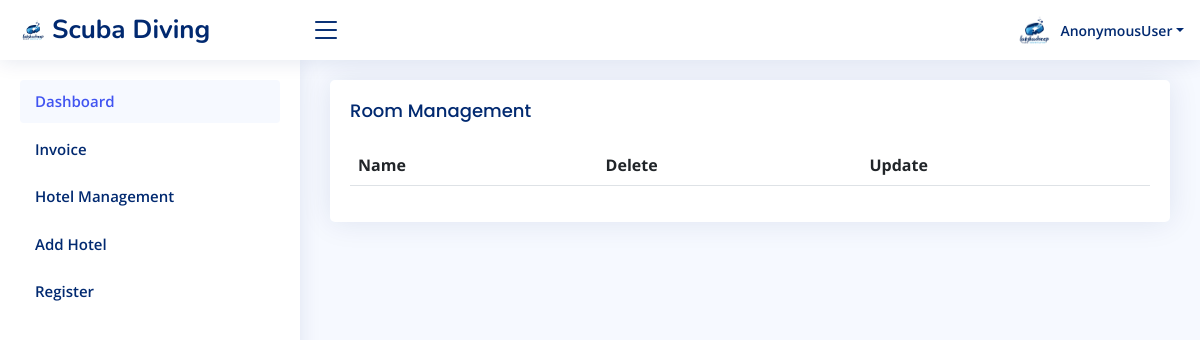
Page /dashboard/room_rdu on the earlier database version.
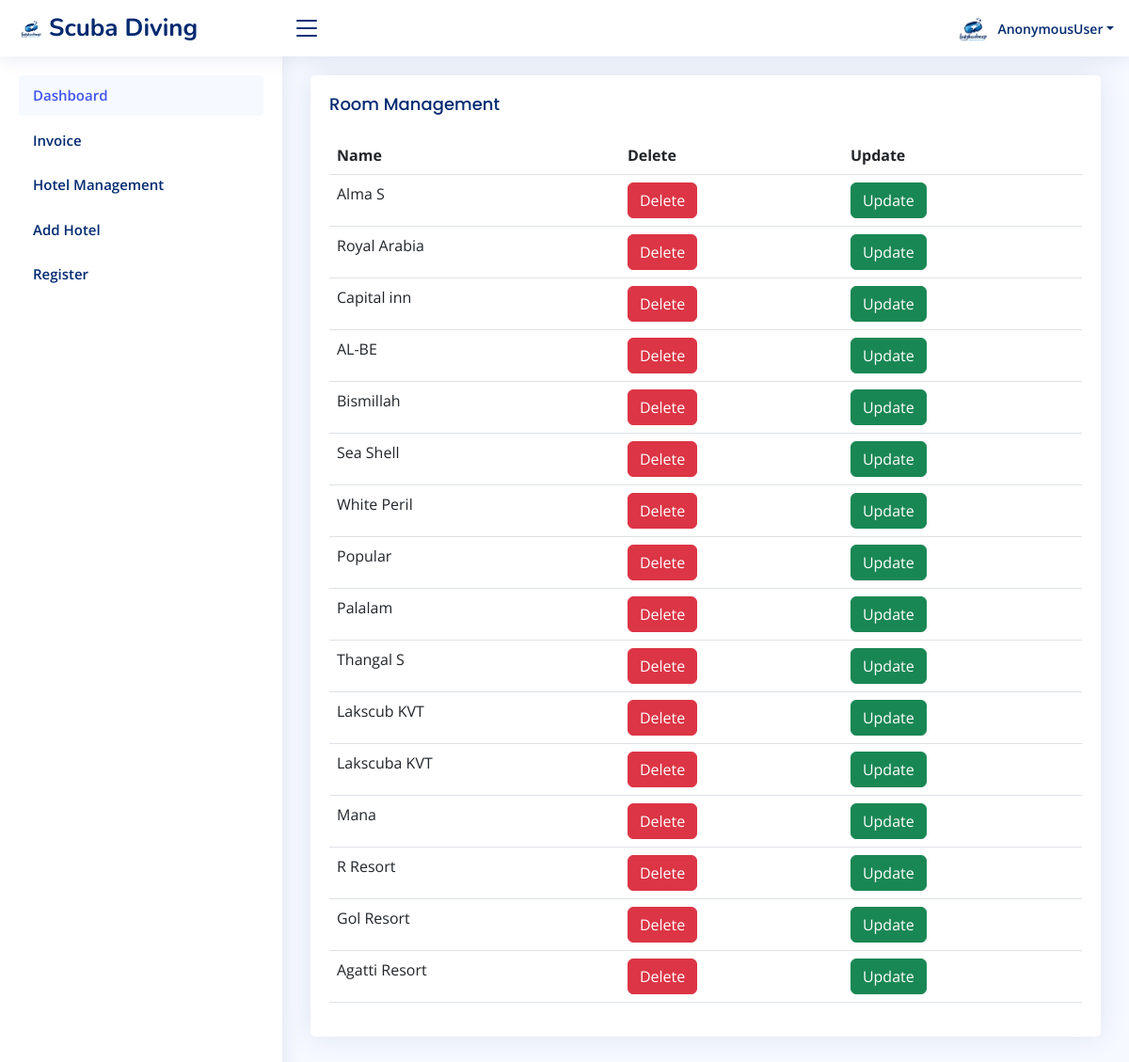
Same page on the later database version.
### applicantform/models.py (models this page shows, shortened)
class HotelManage(models.Model):
    hotelname = models.CharField(max_length=100)

### dashboard/views.py (the view)
# urls.py: path('room_rdu',views.room_rdu,name='room_rdu'),
def room_rdu(request):
    room_details = HotelManage.objects.all()
    return render(request,'room/room_rdu.html',{'room_details':room_details})

### dashboard/templates/room/room_rdu.html (shortened to what this page needs)
{% extends 'adminbase.html' %}
{% load static  %}
{% block content %}
<main id="main" class="main">
    <div class="card">
        <div class="card-body">
            <h5 class="card-title">Room Management</h5>
            <table class="table">
                <thead>
                    <tr>
                        <th scope="col">Name</th>
                        <th scope="col">Delete</th>
                        <th scope="col">Update</th>
                    </tr>
                </thead>
                <tbody>
                    {% for i in room_details %}
                    <tr>
                        <td>{{ i.hotelname }}</td>
                        <td><a type="button" class="btn btn-danger" data-toggle="modal" data-target="#exampleModal">Delete</a></td>
                        <td><a href="{% url 'room_update' i.id %}" type="button" class="btn btn-success">Update</a></td>
                    </tr>
                    {% endfor %}
                </tbody>
            </table>
        </div>
    </div>
</main>
{% endblock %}

Differences in the rows shown:
added HotelManage: hotelname "Alma S"
added HotelManage: hotelname "Royal Arabia"
added HotelManage: hotelname "Capital inn"
added HotelManage: hotelname "AL-BE"
added HotelManage: hotelname "Bismillah"
added HotelManage: hotelname "Sea Shell"
added HotelManage: hotelname "White Peril"
added HotelManage: hotelname "Popular"
added HotelManage: hotelname "Palalam"
added HotelManage: hotelname "Thangal S"
added HotelManage: hotelname "Lakscub KVT"
added HotelManage: hotelname "Lakscuba KVT"
added HotelManage: hotelname "Mana"
added HotelManage: hotelname "R Resort"
added HotelManage: hotelname "Gol Resort"
added HotelManage: hotelname "Agatti Resort"
